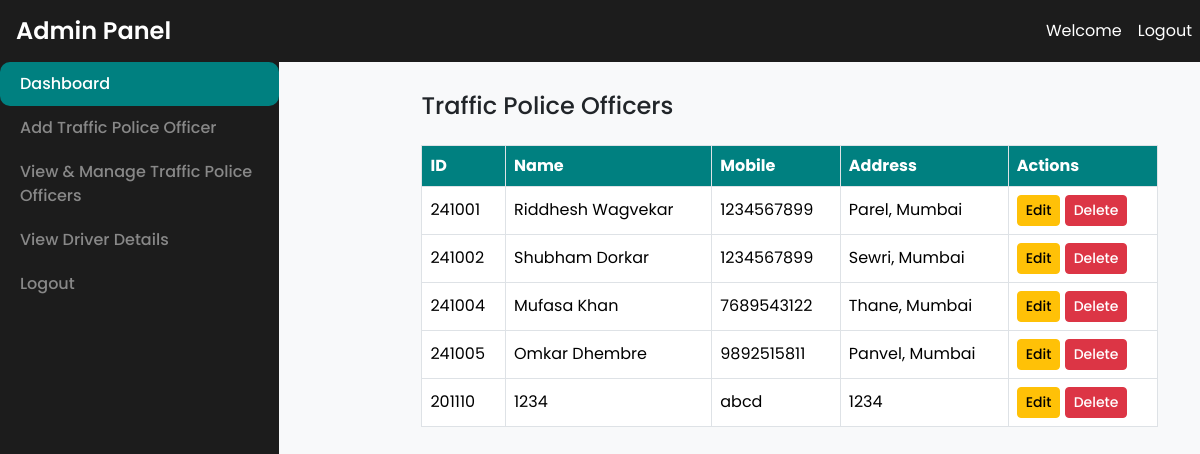
/admin/view_traffic_police.php (signed in), run on the app's committed database.
### tables this page shows
CREATE TABLE `traffic_police` (
  `id` int(11) NOT NULL,
  `police_id` varchar(50) NOT NULL,
  `name` varchar(100) NOT NULL,
  `mobile_no` varchar(15) NOT NULL,
  `address` text NOT NULL,
  `password` varchar(255) NOT NULL
);

### admin/view_traffic_police.php (the view, shortened to what this page needs)
<?php
include_once('../config/db_connection.php');
$sql = "SELECT * FROM traffic_police";
$traffic_police_result = $conn->query($sql);
?>
<!DOCTYPE html>
<html lang="en">
<head>
    <link href="https://cdn.jsdelivr.net/npm/bootstrap@5.3.3/dist/css/bootstrap.min.css" rel="stylesheet">
</head>
<body>
    <nav class="navbar navbar-expand-lg navbar-dark">
        <a class="navbar-brand ms-3" href="#">Admin Panel</a>
        <div class="collapse navbar-collapse" id="navbarNav">
            <ul class="navbar-nav ms-auto">
                <li class="nav-item">
                    <a class="nav-link" href="#">Welcome</a>
                </li>
                <li class="nav-item">
                    <a class="nav-link" href="super_admin_logout.php">Logout</a>
                </li>
            </ul>
        </div>
    </nav>
    <div class="d-flex">
        <nav id="sidebar">
            <ul class="nav flex-column">
                <li class="nav-item active">
                    <a class="nav-link" href="super_admin_dashboard.php">Dashboard</a>
                </li>
                <li class="nav-item">
                    <a class="nav-link" href="add_traffic_police.php">Add Traffic Police Officer</a>
                </li>
                <li class="nav-item">
                    <a class="nav-link" href="view_traffic_police.php">View & Manage Traffic Police Officers</a>
                </li>
                <li class="nav-item">
                    <a class="nav-link" href="view_driver.php">View Driver Details</a>
                </li>
                <li class="nav-item">
                    <a class="nav-link" href="super_admin_logout.php">Logout</a>
                </li>
            </ul>
        </nav>
        <div id="main-content">
            <div class="container">
                <h4 class="mb-4">Traffic Police Officers</h4>
                <div class="table-responsive">
                    <table class="table table-bordered">
                        <thead>
                            <tr>
                                <th>ID</th>
                                <th>Name</th>
                                <th>Mobile</th>
                                <th>Address</th>
                                <th>Actions</th>
                            </tr>
                        </thead>
                        <tbody>
                            <?php while ($row = $traffic_police_result->fetch_assoc()) : ?>
                                <tr>
                                    <td><?= $row['police_id'] ?></td>
                                    <td><?= $row['name'] ?></td>
                                    <td><?= $row['mobile_no'] ?></td>
                                    <td><?= $row['address'] ?></td>
                                    <td>
                                        <a href="edit_traffic_police.php?id=<?= $row['police_id'] ?>" class="btn btn-sm btn-warning">Edit</a>
                                        <a href="delete_traffic_police.php?id=<?= $row['police_id'] ?>" class="btn btn-sm btn-danger" onclick="return confirm('Are you sure you want to delete this officer?');">Delete</a>
                                    </td>
                                </tr>
                            <?php endwhile; ?>
                        </tbody>
                    </table>
                </div>
            </div>
        </div>
    </div>
</body>
</html>

### admin/view_traffic_police.php (style rules this page uses)
:root { --graystone: #1c1c1c; --teal: #008080; --white: #ffffff; --off-white: #f8f9fa; --dark-gray: #333333; --light-gray: #888888; }
body { font-family: 'Poppins', sans-serif; background-color: var(--off-white); }
.navbar { background-color: var(--graystone); }
.navbar .navbar-brand { color: var(--white); font-weight: 600; font-size: 24px; }
.navbar .nav-link { color: var(--white); }
#sidebar { background-color: var(--graystone); min-width: 220px; height: 100vh; transition: all 0.3s; }
#sidebar .nav-link { color: var(--light-gray); font-weight: 500; padding: 10px 20px; border-radius: 10px; }
#sidebar .nav-link:hover, #sidebar .nav-item.active .nav-link { background-color: var(--teal); color: var(--white); }
#main-content { margin-left: 100px; padding: 30px; width: calc(100% - 220px); }
.table th, .table td { vertical-align: middle; }
.table thead th { background-color: var(--teal); color: var(--white); }
.btn-warning { background-color: #ffc107; border-color: #ffc107; font-weight: 500; }
.btn-danger { background-color: #dc3545; border-color: #dc3545; font-weight: 500; }

### data on the page
traffic_police: police "241001", name "Riddhesh Wagvekar", mobile_no "1234567899", address "Parel, Mumbai"
traffic_police: police "241002", name "Shubham Dorkar", mobile_no "1234567899", address "Sewri, Mumbai"
traffic_police: police "241004", name "Mufasa Khan", mobile_no "7689543122", address "Thane, Mumbai"
traffic_police: police "241005", name "Omkar Dhembre", mobile_no "9892515811", address "Panvel, Mumbai"
traffic_police: police "201110", name "1234", mobile_no "abcd", address "1234"
